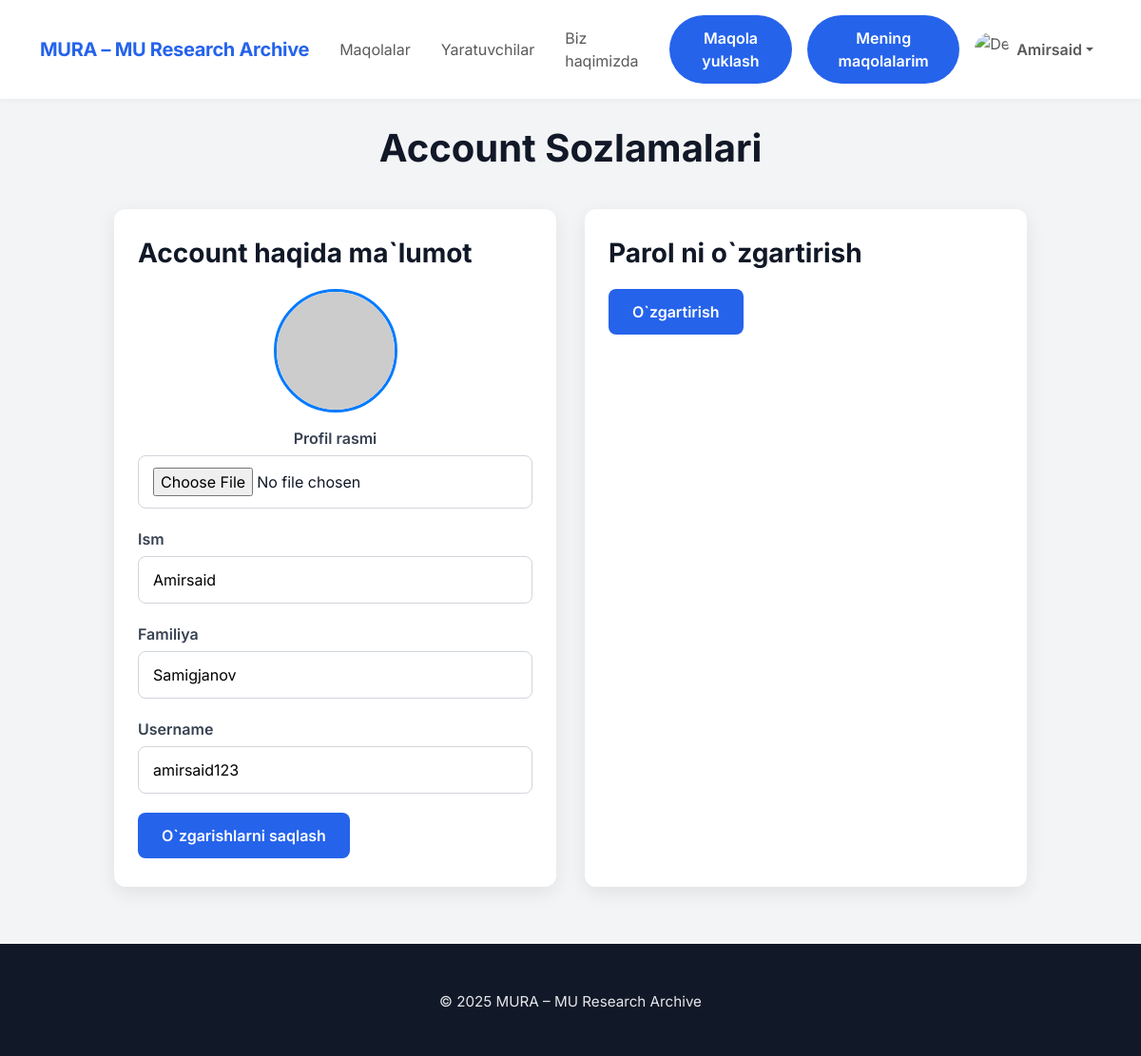
The app's page //profile/settings (signed in), older data.
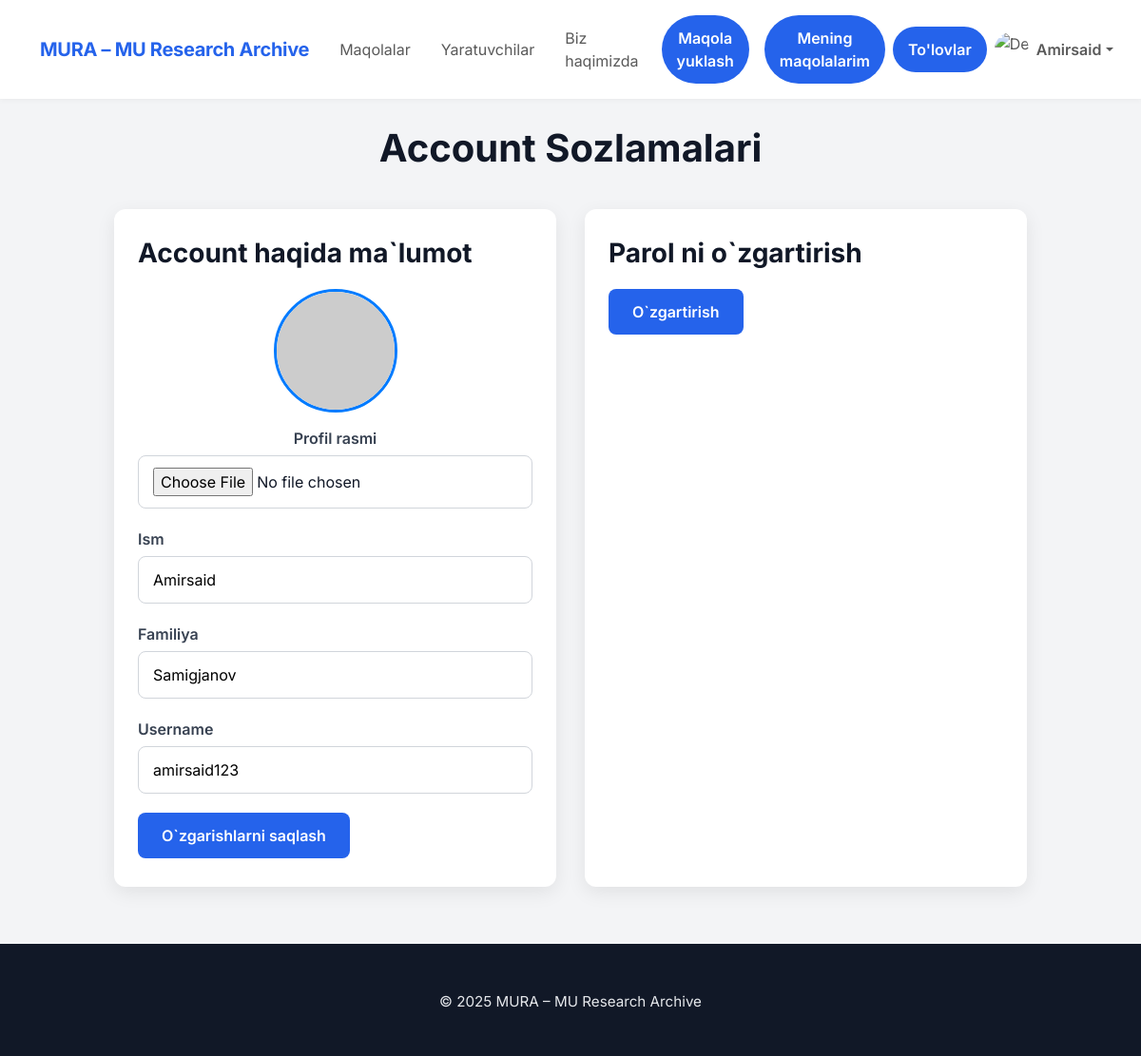
The same page, newer data.
### main/Views/profile_settings.py (the view, shortened to what this page needs)
# urls.py: path('/profile/settings', ProfileUpdateView.as_view(), name='update_profile'),
class ProfileUpdateView(LoginRequiredMixin, View):
    template_name = 'settings.html'
    def get(self, request):
        return render(request, self.template_name)

### templates/settings.html (shortened to what this page needs)
{% extends "base.html" %}
{% load static %}
{% block style %}
    <link rel="stylesheet" href="{% static 'main/css/base.css' %}">
    <link rel="stylesheet" href="{% static 'main/css/settings.css' %}">
{% endblock %}
{% block content %}
    <div class="settings-container">
        <h1>Account Sozlamalari</h1>
        <div class="settings-grid">
            <div class="settings-card">
                <h2>Account haqida ma`lumot</h2>
                <form method="POST" action="{% url 'update_profile' %}" enctype="multipart/form-data">
                    <div class="form-group" style="text-align:center;">
                        {%if user.avatar%}
                        <img src="{{ user.avatar.url }}" class="avatar-preview" id="avatarPreview"
                             onerror="this.src='{% static 'main/img/default-avatar.png' %}'">
                        {%else%}
                            <img class="avatar-preview" id="avatarPreview" src='https://placehold.co/800x600?text=
                                    {{ user.first_name|default:"?"|slice:":1"|upper }}{{ user.last_name|default:"?"|slice:":1"|upper }}'
                                 alt="{{ user.first_name }} {{ user.last_name }}">
                        {%endif%}
                        <label for="avatar" style="display:block; margin-bottom:6px;">Profil rasmi</label>
                        <input type="file" name="avatar" id="avatar" accept="image/*"
                               onchange="previewAvatar(event)">
                    </div>
                    <div class="form-group">
                        <label for="first_name">Ism</label>
                        <input type="text" name="first_name" id="first_name" value="{{ user.first_name }}" required>
                    </div>
                    <div class="form-group">
                        <label for="last_name">Familiya</label>
                        <input type="text" name="last_name" id="last_name" value="{{ user.last_name }}" required>
                    </div>
                    <div class="form-group">
                        <label for="username">Username</label>
                        <input type="text" name="username" id="username" value="{{ user.username }}" required>
                    </div>
                    <button type="submit" class="btn">O`zgarishlarni saqlash</button>
                </form>
            </div>
            <div class="settings-card">
                <h2>Parol ni o`zgartirish</h2>
                <form method="POST" action="{% url 'change_password' %}">
                    <button type="submit" class="btn">O`zgartirish</button>
                </form>
            </div>
        </div>
    </div>
{% endblock %}

### templates/base.html (shortened to what this page needs)
{% load static %}
<!DOCTYPE html>
<html lang="en">
<head>
    <link href="https://cdn.jsdelivr.net/npm/bootstrap@5.3.3/dist/css/bootstrap.min.css" rel="stylesheet"/>
    <link
            rel="stylesheet"
            href="https://cdn.jsdelivr.net/npm/bootstrap-icons@1.11.3/font/bootstrap-icons.css"
    />
    {% block style %}{% endblock %}
</head>
<body style="height: fit-content;">
<nav class="navbar navbar-expand-lg fixed-top">
    <div class="container">
        <a class="navbar-brand" href="{% url 'main' %}">MURA – MU Research Archive</a>
        <div class="collapse navbar-collapse" id="navmenu">
            <ul class="navbar-nav ms-auto align-items-lg-center">
                <li class="nav-item"><a href="{% url 'all_papers' %}" class="nav-link px-3">Maqolalar</a></li>
                <li class="nav-item"><a href="{% url 'creators' %}" class="nav-link px-3">Yaratuvchilar</a></li>
                <li class="nav-item"><a href="{% url 'about' %}" class="nav-link px-3">Biz haqimizda</a></li>
                {% if user.is_authenticated %}
                    <li class="nav-item"><a href="{% url 'upload_paper' %}"
                                            class="m-lg-2 mb-2 px-3 btn btn-outline-primary rounded-pill">Maqola
                        yuklash</a></li>
                    <li class="nav-item"><a href="{% url 'my_papers' %}"
                                            class="px-3 m-lg-2 mb-2  btn btn-outline-primary rounded-pill">Mening
                        maqolalarim</a>
                    </li>
                    {% if user.is_superuser and user.status == 1 %}
                        <li class="nav-item"><a href="{% url 'payments' %}"
                                                class="px-3 btn btn-outline-primary rounded-pill">To'lovlar</a>
                        </li>
                    {% endif %}
                    <li class="nav-item dropdown">
                        <a class="nav-link dropdown-toggle d-flex align-items-center" href="#" id="profileDropdown"
                           role="button" data-bs-toggle="dropdown" aria-expanded="false">
                            {% if user.avatar %}
                                <img src="{{ user.avatar.url }}" alt="Avatar" class="rounded-circle" width="36"
                                     height="36" style="object-fit: cover;">
                            {% else %}
                                <img src="https://cdn-icons-png.flaticon.com/512/847/847969.png" alt="Default Avatar"
                                     class="rounded-circle" width="36" height="36" style="object-fit: cover;">
                            {% endif %}
                            <span class="ms-2 fw-semibold">{{ user.first_name }}</span>
                        </a>
                    </li>
                {% else %}
                    <li class="nav-item"><a href="{% url 'login' %}"
                                            class="btn btn-primary btn-sm ms-lg-3 p-2 m-1 text-white">Kirish</a></li>
                    <li class="nav-item"><a href="{% url 'register' %}"
                                            class="btn btn-primary btn-sm ms-lg-3 p-2 m-1 text-white">Ro'yxatdan
                        o'tish</a></li>
                {% endif %}
            </ul>
        </div>
    </div>
</nav>
{% block content %}
{% endblock %}
<footer>
    <div class="container">
        <p>© 2025 MURA – MU Research Archive</p>
    </div>
</footer>
</body>
</html>

Row changes from the older to the newer data that the page shows:
changed CustomUser "Amirsaid": is_superuser False → True (drawn)
Text that changed along with them:
text now shown: "To'lovlar"
